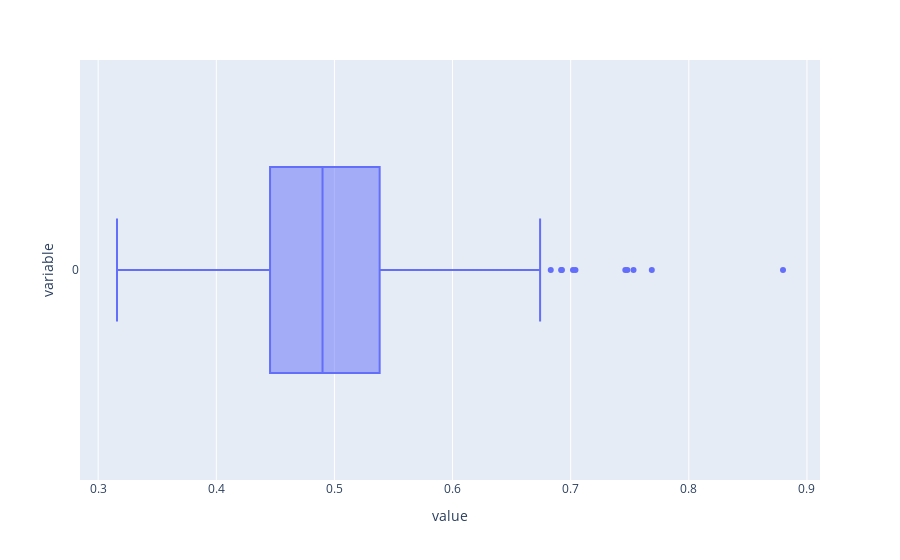

Here is the notebook cell this chart was saved with:
### Code cell
px.box(data, orientation='h')

### Figure 1 — Plotly figure (JSON) as saved in the notebook; plotly's stock layout.template omitted (floating-point values rounded to 4 significant figures; data arrays with more than 128 entries replaced by an {"elided": "..."} marker saying what was removed)
{"data": [{"alignmentgroup": "True", "hovertemplate": "value=%{x}<br>variable=%{y}<extra></extra>", "legendgroup": "", "marker": {"color": "#636efa"}, "name": "", "notched": false, "offsetgroup": "", "orientation": "h", "showlegend": false, "type": "box", "x": {"elided": "1000 float values"}, "x0": " ", "xaxis": "x", "y": {"elided": "1000 str values"}, "y0": " ", "yaxis": "y"}], "layout": {"boxmode": "group", "legend": {"tracegroupgap": 0}, "margin": {"t": 60}, "xaxis": {"anchor": "y", "domain": [0, 1], "title": {"text": "value"}}, "yaxis": {"anchor": "x", "domain": [0, 1], "title": {"text": "variable"}}}}
